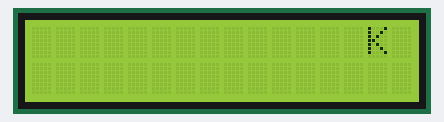
This sketch was run on a simulated Arduino Uno, built with avr-gcc and run on an emulated ATmega328P. On the bench: 16×2 character LCD.

Above: at 0.1 s.
At 1.1 s:
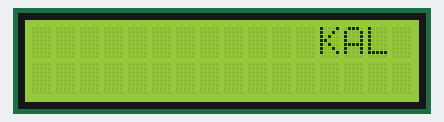
At 2.6 s:
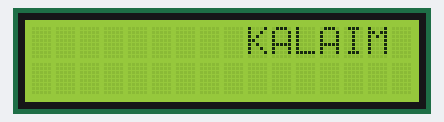
At 5.1 s:
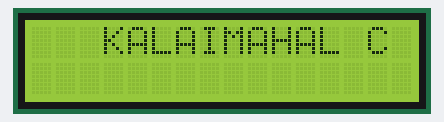
At 7.6 s:
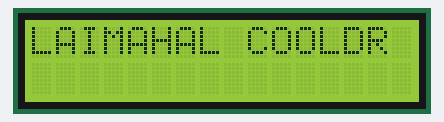
At 10.6 s:
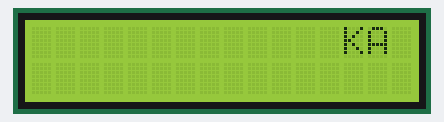

The sketch:

LCD.ino
```cpp
#include <LiquidCrystal.h>

const int rs = 12, en = 11, d4 = 5, d5 = 4, d6 = 3, d7 = 2;
LiquidCrystal lcd(rs, en, d4, d5, d6, d7);

void setup() {
  lcd.begin(16, 2);
}

void loop() {
  lcd.setCursor(15,0);
  lcd.autoscroll();
  lcd.print("K");
  delay(500);
  lcd.print("A");
  delay(500);
  lcd.print("L");
  delay(500);
  lcd.print("A");
  delay(500);
  lcd.print("I");
  delay(500);
  lcd.print("M");
  delay(500);
  lcd.print("A");
  delay(500);
  lcd.print("H");
  delay(500);
  lcd.print("A");
  delay(500);
  lcd.print("L");
  delay(500);
  lcd.print(" ");
  lcd.print("C");
  delay(500);
  lcd.print("O");
  delay(500);
  lcd.print("O");
  delay(500);
  lcd.print("L");
  delay(500);
  lcd.print("D");
  delay(500);
  lcd.print("R");
  delay(500);
  lcd.print("I");
  delay(500);
  lcd.print("N");
  delay(500);
  lcd.print("K");
  delay(500);
  lcd.print("S");
  delay(500);
  lcd.clear();
}

/*
  lcd.print("    ");
  lcd.setCursor(15,1);
  lcd.print("T");
  delay(500);
  lcd.print("H");
  delay(500);
  lcd.print("I");
  delay(500);
  lcd.print("R");
  delay(500);
  lcd.autoscroll();
  lcd.print("U");
  delay(500);
  lcd.print("V");
  delay(500);
  lcd.print("E");
  delay(500);
  lcd.print("R");
  delay(500);
  lcd.print("K");
  delay(500);
  lcd.print("A");
  delay(500);
  lcd.print("D");
  delay(500);
  lcd.print("U");
  delay(500);
  lcd.print(",");
  lcd.print("C");
  delay(500);
  lcd.print("H");
  delay(500);
  lcd.print("E");
  delay(500);
  lcd.print("N");
  delay(500);
  lcd.print("N");
  delay(500);
  lcd.print("A");
  delay(500);
  lcd.print("I");
  delay(500);
  lcd.print("-");
  delay(500);
  lcd.print("6");
  delay(500);
  lcd.print("0");
  delay(500);
  lcd.print("0");
  delay(500);
  lcd.print("0");
  delay(500);
  lcd.print("7");
  delay(500);
  lcd.print("7");
  delay(500);
  lcd.print(" ");
*/
```

Measured:
- by itself, everything shown: repeats every 10.0 s, in 21 steps
- what the display in image 1 shows lasts 0.5 s, from 1.1 s to 1.6 s
